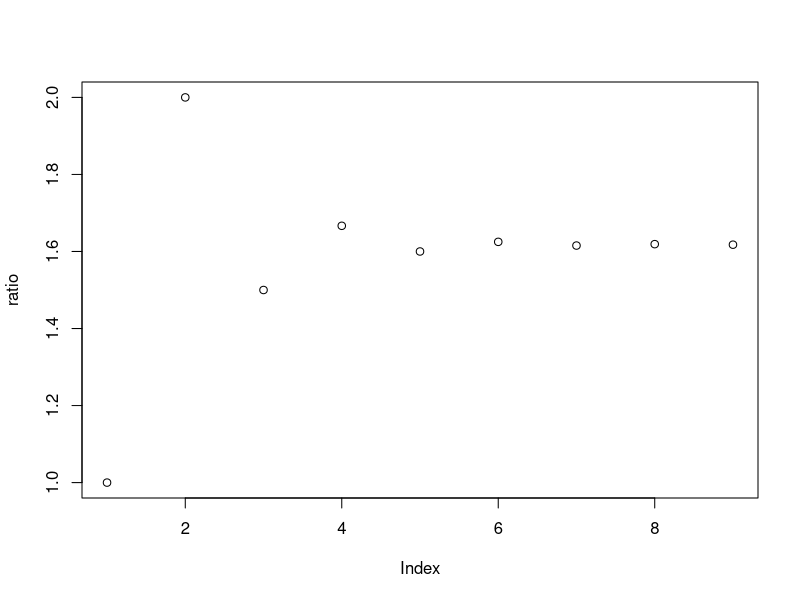

Write the R code that produced this figure.
# Physical Modeling in MATLAB by Allen B. Downey
# Chapter 4:  Vectors
# Exercise 4.6
# MATLAB script refactored into R

# The ratio of consecutive Fibonacci numbers, Fn+1/Fn, converges
# to a constant value as n increases. 
# Write a script that computes a vector with the first n elements of a 
# Fibonacci sequence (assuming that the variable n is defined), 
# and then computes a new vector that contains the ratios of consecutive
# Fibonacci numbers.
# Plot this vector to see if it seems to converge. 
# What value does it converge on?

n <- 10
F <- rep(NA, n) # initialize

F[1] <- 1
F[2] <- 1
for(i in 1:(n - 2)) {
  F[i + 2] <- F[i + 1] + F[i]
}
F

ratio <- rep(NA, n - 1) # initialize
for(i in 1:(n - 1)) {
  ratio[i] = F[i + 1]/F[i]
}
ratio

plot(ratio)
